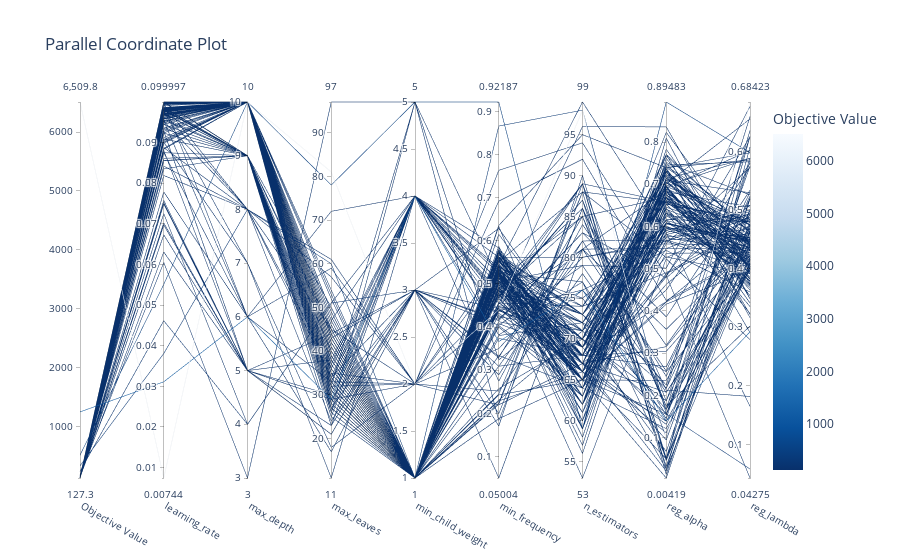

The notebook cell saved with this chart:
### Markdown cell above
A partir del gráfico de historial de optimización se observa que a partir del sexto trial se tienen mejoras notables en los resultados. Posterior a esto, se ve que el rendimiento tiende a ser más estable, oscilando en torno a valores del MAE entre el 127 y 130, aproximadamente, por lo que se puede afirmar que se alcanzó un punto en donde las mejoras para el modelo fueron muy difíciles de encontrar.

### Code cell
plot_parallel_coordinate(study_pruning)

### Figure 1 — Plotly figure (JSON) as saved in the notebook; plotly's stock layout.template omitted (floating-point values rounded to 4 significant figures; data arrays with more than 128 entries replaced by an {"elided": "..."} marker saying what was removed)
{"data": [{"dimensions": [{"label": "Objective Value", "range": [127.3, 6510.0], "values": {"elided": "182 float values"}}, {"label": "learning_rate", "range": [0.00744, 0.1], "values": {"elided": "182 float values"}}, {"label": "max_depth", "range": [3, 10], "values": {"elided": "182 int values"}}, {"label": "max_leaves", "range": [11, 97], "values": {"elided": "182 int values"}}, {"label": "min_child_weight", "range": [1, 5], "values": {"elided": "182 int values"}}, {"label": "min_frequency", "range": [0.05004, 0.9219], "values": {"elided": "182 float values"}}, {"label": "n_estimators", "range": [53, 99], "values": {"elided": "182 int values"}}, {"label": "reg_alpha", "range": [0.00419, 0.8948], "values": {"elided": "182 float values"}}, {"label": "reg_lambda", "range": [0.04275, 0.6842], "values": {"elided": "182 float values"}}], "labelangle": 30, "labelside": "bottom", "line": {"color": {"elided": "182 float values"}, "colorbar": {"title": {"text": "Objective Value"}}, "colorscale": [[0, "rgb(247,251,255)"], [0.125, "rgb(222,235,247)"], [0.25, "rgb(198,219,239)"], [0.375, "rgb(158,202,225)"], [0.5, "rgb(107,174,214)"], [0.625, "rgb(66,146,198)"], [0.75, "rgb(33,113,181)"], [0.875, "rgb(8,81,156)"], [1, "rgb(8,48,107)"]], "reversescale": true, "showscale": true}, "type": "parcoords"}], "layout": {"title": {"text": "Parallel Coordinate Plot"}}}
